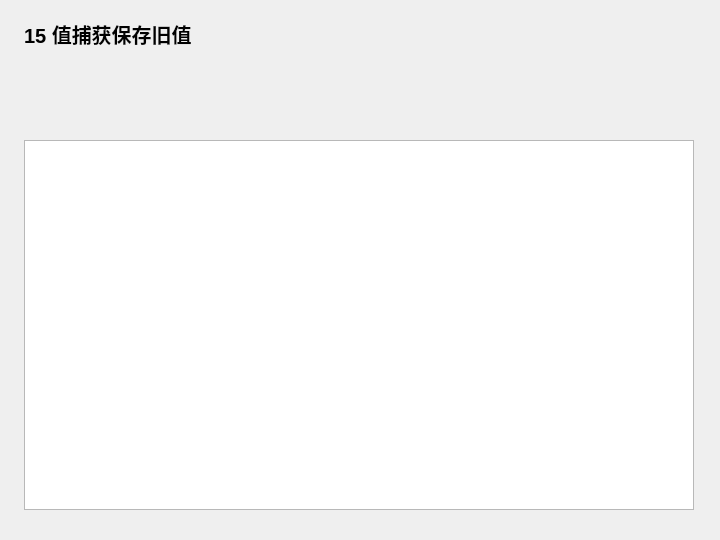
<?xml version="1.0" encoding="UTF-8"?>
<ui version="4.0">
 <class>Widget</class>
 <widget class="QWidget" name="Widget">
  <property name="geometry">
   <rect>
    <x>0</x>
    <y>0</y>
    <width>720</width>
    <height>540</height>
   </rect>
  </property>
  <property name="windowTitle">
   <string>15 值捕获保存旧值</string>
  </property>
  <widget class="QLabel" name="headingLabel">
   <property name="geometry">
    <rect>
     <x>24</x>
     <y>18</y>
     <width>670</width>
     <height>32</height>
    </rect>
   </property>
   <property name="text">
    <string>15 值捕获保存旧值</string>
   </property>
   <property name="font">
    <font>
     <pointsize>15</pointsize>
     <bold>true</bold>
    </font>
   </property>
  </widget>
  <widget class="QPlainTextEdit" name="outputEdit">
   <property name="geometry">
    <rect>
     <x>24</x>
     <y>140</y>
     <width>670</width>
     <height>370</height>
    </rect>
   </property>
   <property name="readOnly">
    <bool>true</bool>
   </property>
  </widget>
 </widget>
 <resources />
 <connections />
</ui>
